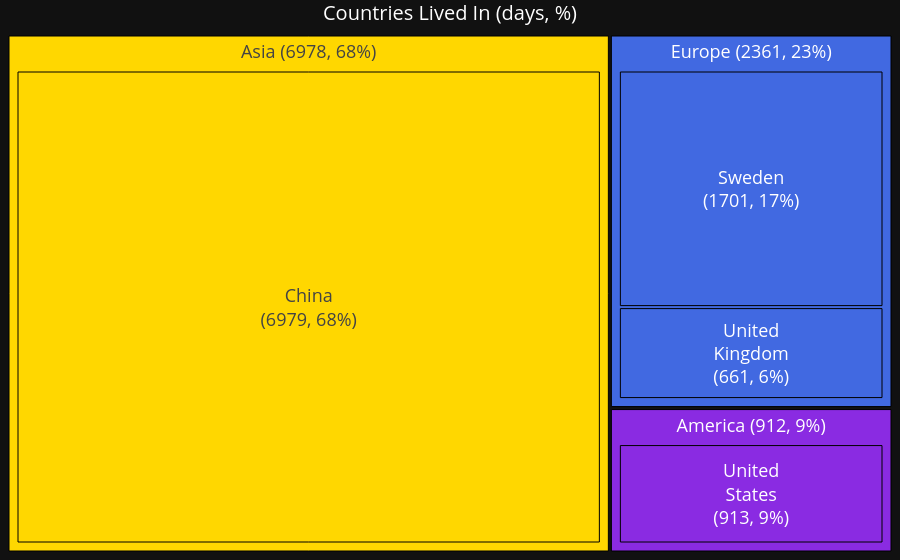

Source (notebook cell):
### Code cell
NUM_COLS = df.select_dtypes(include='number').columns.tolist()
df_country = df.groupby(['country','continent'])[NUM_COLS].sum().reset_index()

create_tree(
    df=df_country[df_country['country'].isin(COUNTRIES_LIVED)],
    feat='country',
    var='total_days',
    flag='continent',
    group_flag=True,
    color_dict=COLOR_DICT,
    font_size_dict=FONT_SIZE_DICT,
    title='Countries Lived In (days, %)',
    threshold=365,
    threshold_global=False,
    save_path='../attachments/tree_travel_all.html',
    #save_path=None
    )

### Figure 1 — Plotly figure (JSON) as saved in the notebook; plotly's stock layout.template omitted (floating-point values rounded to 4 significant figures)
{"data": [{"branchvalues": "total", "hoverinfo": "none", "ids": ["America", "Asia", "Europe", "America | United<br>States", "Asia | China", "Europe | Sweden", "Europe | United<br>Kingdom"], "labels": ["<br><br>America (912, 9%)", "<br><br>Asia (6978, 68%)", "<br><br>Europe (2361, 23%)", "United<br>States", "China", "Sweden", "United<br>Kingdom"], "marker": {"colors": ["blueviolet", "gold", "royalblue", "blueviolet", "gold", "royalblue", "royalblue"], "line": {"color": "black", "width": 1}}, "parents": ["", "", "", "America", "Asia", "Europe", "Europe"], "textfont": {"size": 18}, "textinfo": "label+value+percent root", "textposition": "middle center", "texttemplate": "%{label}<br>(%{value:.0f}, %{percentRoot:.0%})", "type": "treemap", "values": [913.0, 6979.0, 2361.0, 913.0, 6979.0, 1700.0, 661.0]}], "layout": {"font": {"color": "white", "size": 18}, "margin": {"b": 0, "l": 0, "r": 0, "t": 0}, "title": {"font": {"size": 20}, "text": "Countries Lived In (days, %)", "x": 0.5, "xanchor": "center", "y": 0.99, "yanchor": "top"}, "uniformtext": {"minsize": 18, "mode": "show"}}}
